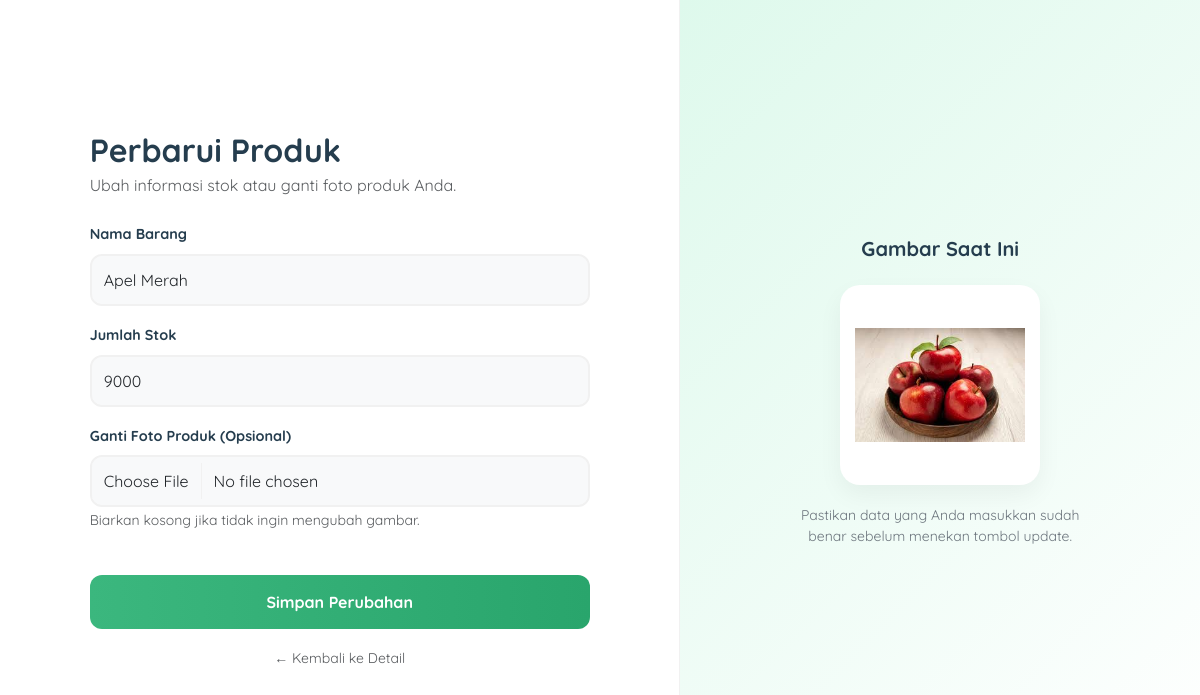
The page /edit_barang.php?id=6 on the database its author committed.
### tables this page shows
CREATE TABLE `barang` (
  `id` int(11) NOT NULL,
  `nama_barang` varchar(255) NOT NULL,
  `jumlah` int(11) NOT NULL,
  `gambar` varchar(255) DEFAULT NULL
);

### edit_barang.php (the view, shortened to what this page needs)
<?php
include 'koneksi.php';
$id = mysqli_real_escape_string($conn, $_GET['id']);
$result = mysqli_query($conn, "SELECT * FROM barang WHERE id = $id");
$barang = mysqli_fetch_assoc($result);
?>
<!DOCTYPE html>
<html lang="id">
<head>
    <link href="https://cdn.jsdelivr.net/npm/bootstrap@5.3.0/dist/css/bootstrap.min.css" rel="stylesheet">
</head>
<body>
<div class="main-wrapper">
    <div class="form-section">
        <div class="form-card">
            <h2 class="fw-bold mb-1" style="color: var(--heading);">Perbarui Produk</h2>
            <p class="text-muted mb-4">Ubah informasi stok atau ganti foto produk Anda.</p>
            <form method="POST" enctype="multipart/form-data">
                <div class="mb-3">
                    <label class="form-label">Nama Barang</label>
                    <input type="text" name="nama_barang" class="form-control" value="<?= htmlspecialchars($barang['nama_barang']); ?>" required>
                </div>
                <div class="mb-3">
                    <label class="form-label">Jumlah Stok</label>
                    <input type="number" name="jumlah" class="form-control" value="<?= htmlspecialchars($barang['jumlah']); ?>" required>
                </div>
                <div class="mb-4">
                    <label class="form-label">Ganti Foto Produk (Opsional)</label>
                    <input type="file" name="gambar" class="form-control" accept="image/*">
                    <small class="text-muted">Biarkan kosong jika tidak ingin mengubah gambar.</small>
                </div>
                <button type="submit" class="btn-update">Simpan Perubahan</button>
            </form>
            <div class="text-center mt-3">
                <a href="detail_barang.php?id=<?= $id; ?>" class="text-decoration-none text-muted small">&larr; Kembali ke Detail</a>
            </div>
        </div>
    </div>
    <div class="preview-section">
        <h5 class="fw-bold mb-4" style="color: var(--heading);">Gambar Saat Ini</h5>
        <?php if(!empty($barang['gambar']) && file_exists("asset/" . $barang['gambar'])): ?>
            <img src="asset/<?= $barang['gambar']; ?>" class="current-img-preview">
        <?php else: ?>
            <img src="https://via.placeholder.com/200?text=No+Image" class="current-img-preview">
        <?php endif; ?>
        <p class="text-secondary small px-5">Pastikan data yang Anda masukkan sudah benar sebelum menekan tombol update.</p>
    </div>
</div>
</body>
</html>

### edit_barang.php (style rules this page uses)
:root { --primary: #3BB77E; --dark-green: #29A56C; --soft-green: #DEF9EC; --heading: #253D4E; --text: #7E7E7E; }
body { font-family: 'Quicksand', sans-serif; margin: 0; height: 100vh; background-color: #ffffff; overflow: hidden; }
.main-wrapper { height: 100vh; display: flex; }
.form-section { flex: 1.5; display: flex; justify-content: center; align-items: center; padding: 40px; }
.form-card { width: 100%; max-width: 500px; }
.preview-section { flex: 1; background: linear-gradient(135deg, var(--soft-green) 0%, #ffffff 100%); display: flex; flex-direction: column; justify-content: center; align-items: center; padding: 60px; border-left: 1px solid #f1f1f1; text-align: center; }
.form-label { font-weight: 700; color: var(--heading); font-size: 0.9rem; }
.form-control { padding: 12px; border-radius: 12px; border: 2px solid #f1f1f1; background-color: #f8f9fa; }
.btn-update { background: linear-gradient(to right, var(--primary), var(--dark-green)); color: white; border: none; padding: 15px; border-radius: 12px; font-weight: 700; width: 100%; margin-top: 20px; transition: 0.3s; }
.current-img-preview { width: 200px; height: 200px; object-fit: contain; background: white; border-radius: 20px; padding: 15px; box-shadow: 0 10px 25px rgba(0,0,0,0.05); margin-bottom: 20px; }

### rows shown on the page
barang: nama_barang "Apel Merah", jumlah "9000", gambar (picture)
